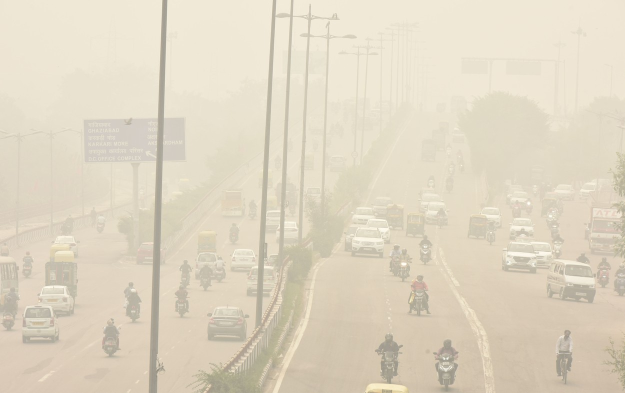
#> input picture Image Dehazing/Images/image14.jpg, 1250 x 786 px, found by its file name (shown at 1/2 size)
$ python dehazed_image.py   (older library calls are emulated)
#> lines starting #> are read from the running program, lines starting #| are printed output that depends on the picture
### Image Dehazing/Source Code/Resizing_image.py
import cv2

def Resizing_image(HazeImg):
    # Split the channels of the input image
    Channels = cv2.split(HazeImg)

    # Check if Channels is empty
    if not Channels:
        print("Error: Could not split channels of input image")
        return HazeImg

    # Resize the image
    rows, cols = Channels[0].shape
    HazeImg = cv2.resize(HazeImg, (int(0.7 * cols), int(0.7 * rows)))

    return HazeImg

### Image Dehazing/Source Code/Estemate_airlight.py
import cv2
import numpy as np

'''
   HazeImg: Hazy input image
   Transmission: estimated transmission
   A: estimated airlight
   delta: fineTuning parameter for dehazing --> default = 0.85
   return: result --> Dehazed image
  '''
def Estemate_airlight(HazeImg, AirlightMethod, windowSize):
    if HazeImg is None:
        print("Error: Could not read input image")
        return None

    if(AirlightMethod.lower() == 'sss'):
        A = []
        if(len(HazeImg.shape) == 3):
            for ch in range(len(HazeImg.shape)):
                kernel = np.ones((windowSize, windowSize), np.uint8)  # creates the array
                minImg = cv2.erode(HazeImg[:, :, ch], kernel)#########################
                A.append(int(minImg.max()))
        else:
            kernel = np.ones((windowSize, windowSize), np.uint8)
            minImg = cv2.erode(HazeImg, kernel)
            A.append(int(minImg.max()))
    return(A)

### Image Dehazing/Source Code/Boundary_Constraint.py
import cv2
import numpy as np
def Boundary_Constraint(HazeImg, A, C0, C1, windowSze):
    # imgGray = 0.2989 * R + 0.5870 * G + 0.1140 * B
    '''
       HazeImg: Hazy input image
       Transmission: estimated transmission
       A: estimated airlight
       delta: fineTuning parameter for dehazing --> default = 0.85
       return: result --> Dehazed image
      '''
    if(len(HazeImg.shape) == 3):

        t_b = np.maximum((A[0] - HazeImg[:, :, 0].astype(np.float)) / (A[0] - C0),(HazeImg[:, :, 0].astype(np.float) - A[0]) / (C1 - A[0]))
        t_g = np.maximum((A[1] - HazeImg[:, :, 1].astype(np.float)) / (A[1] - C0),(HazeImg[:, :, 1].astype(np.float) - A[1]) / (C1 - A[1]))
        t_r = np.maximum((A[2] - HazeImg[:, :, 2].astype(np.float)) / (A[2] - C0),(HazeImg[:, :, 2].astype(np.float) - A[2]) / (C1 - A[2]))

        MaxVal = np.maximum(t_b, t_g, t_r)
        transmission = np.minimum(MaxVal, 1)
    else:
        transmission = np.maximum((A[0] - HazeImg.astype(np.float)) / (A[0] - C0),(HazeImg.astype(np.float) - A[0]) / (C1 - A[0]))
        transmission = np.minimum(transmission, 1)

    kernel = np.ones((windowSze, windowSze), np.float)  #array creation
    transmission = cv2.morphologyEx(transmission, cv2.MORPH_CLOSE, kernel=kernel)
    return(transmission)

### Image Dehazing/Source Code/CalTransmission.py
import numpy as np
import cv2

def CalTransmission(HazeImg, Transmission, regularize_lambda, sigma):
    rows, cols = Transmission.shape
    KirschFilters = LoadFilterBank()
    '''
       HazeImg: Hazy input image
       Transmission: estimated transmission
       A: estimated airlight
       delta: fineTuning parameter for dehazing --> default = 0.85
       return: result --> Dehazed image
      '''
    # Normalize the filters
    for idx, currentFilter in enumerate(KirschFilters):
        KirschFilters[idx] = KirschFilters[idx] / np.linalg.norm(currentFilter)

    # Calculate Weighting function --> [rows, cols. numFilters] --> One Weighting function for every filter
    WFun = []
    for idx, currentFilter in enumerate(KirschFilters):
        WFun.append(CalculateWeightingFunction(HazeImg, currentFilter, sigma))

    # Precompute the constants that are later needed in the optimization step
    tF = np.fft.fft2(Transmission)
    DS = 0

    for i in range(len(KirschFilters)):
        D = psf2otf(KirschFilters[i], (rows, cols))
        DS = DS + (abs(D) ** 2)

    # Cyclic loop for refining t and u --> Section III in the paper
    beta = 1                    # Start Beta value --> selected from the paper
    beta_max = 2**8             # Selected from the paper --> Section III --> "Scene Transmission Estimation"
    beta_rate = 2*np.sqrt(2)    # Selected from the paper

    while(beta < beta_max):
        gamma = regularize_lambda / beta

        # Fixing t first and solving for u
        DU = 0
        for i in range(len(KirschFilters)):
            dt = circularConvFilt(Transmission, KirschFilters[i])
            u = np.maximum((abs(dt) - (WFun[i] / (len(KirschFilters)*beta))), 0) * np.sign(dt)
            DU = DU + np.fft.fft2(circularConvFilt(u, cv2.flip(KirschFilters[i], -1)))

        # Fixing u and solving t --> Equation 26 in the paper
        # Note: In equation 26, the Numerator is the "DU" calculated in the above part of the code
        # In the equation 26, the Denominator is the DS which was computed as a constant in the above code

        Transmission = np.abs(np.fft.ifft2((gamma * tF + DU) / (gamma + DS)))
        beta = beta * beta_rate
    return(Transmission)

def LoadFilterBank():
    KirschFilters = []
    KirschFilters.append(np.array([[-3, -3, -3],   [-3, 0, 5],   [-3, 5, 5]]))
    KirschFilters.append(np.array([[-3, -3, -3],   [-3, 0, -3],  [5, 5, 5]]))
    KirschFilters.append(np.array([[-3, -3, -3],   [5, 0, -3],   [5, 5, -3]]))
    KirschFilters.append(np.array([[5, -3, -3],    [5, 0, -3],   [5, -3, -3]]))
    KirschFilters.append(np.array([[5, 5, -3],     [5, 0, -3],   [-3, -3, -3]]))
    KirschFilters.append(np.array([[5, 5, 5],      [-3, 0, -3],  [-3, -3, -3]]))
    KirschFilters.append(np.array([[-3, 5, 5],     [-3, 0, 5],   [-3, -3, -3]]))
    KirschFilters.append(np.array([[-3, -3, 5],    [-3, 0, 5],   [-3, -3, 5]]))
    KirschFilters.append(np.array([[-1, -1, -1],   [-1, 8, -1],  [-1, -1, -1]]))
    return(KirschFilters)

def CalculateWeightingFunction(HazeImg, Filter, sigma):

    # Computing the weight function... Eq (17) in the paper

    HazeImageDouble = HazeImg.astype(float) / 255.0
    if(len(HazeImg.shape) == 3):
        Red = HazeImageDouble[:, :, 2]
        d_r = circularConvFilt(Red, Filter)

        Green = HazeImageDouble[:, :, 1]
        d_g = circularConvFilt(Green, Filter)

        Blue = HazeImageDouble[:, :, 0]
        d_b = circularConvFilt(Blue, Filter)

        WFun = np.exp(-((d_r**2) + (d_g**2) + (d_b**2)) / (2 * sigma * sigma))
    else:
        d = circularConvFilt(HazeImageDouble, Filter)
        WFun = np.exp(-((d ** 2) + (d ** 2) + (d ** 2)) / (2 * sigma * sigma))
    return(WFun)

def circularConvFilt(Img, Filter):
    FilterHeight, FilterWidth = Filter.shape
    assert (FilterHeight == FilterWidth), 'Filter must be square in shape --> Height must be same as width'
    assert (FilterHeight % 2 == 1), 'Filter dimension must be a odd number.'

    filterHalsSize = int((FilterHeight - 1)/2)
    rows, cols = Img.shape
    PaddedImg = cv2.copyMakeBorder(Img, filterHalsSize, filterHalsSize, filterHalsSize, filterHalsSize, borderType=cv2.BORDER_WRAP)
    FilteredImg = cv2.filter2D(PaddedImg, -1, Filter)
    Result = FilteredImg[filterHalsSize:rows+filterHalsSize, filterHalsSize:cols+filterHalsSize]

    return(Result)

##################
def psf2otf(psf, shape):
    """
    Convert point-spread function to optical transfer function.
    Compute the Fast Fourier Transform (FFT) of the point-spread
    function (PSF) array and creates the optical transfer function (OTF)
    array that is not influenced by the PSF off-centering.
    By default, the OTF array is the same size as the PSF array.
    To ensure that the OTF is not altered due to PSF off-centering, PSF2OTF
    post-pads the PSF array (down or to the right) with zeros to match
    dimensions specified in OUTSIZE, then circularly shifts the values of
    the PSF array up (or to the left) until the central pixel reaches (1,1)
    position.
    Parameters
    ----------
    psf : `numpy.ndarray`
        PSF array
    shape : int
        Output shape of the OTF array
    Returns
    -------
    otf : `numpy.ndarray`
        OTF array
    Notes
    -----
    Adapted from MATLAB psf2otf function
    """
    if np.all(psf == 0):
        return np.zeros_like(psf)

    inshape = psf.shape
    # Pad the PSF to outsize
    psf = zero_pad(psf, shape, position='corner')

    # Circularly shift OTF so that the 'center' of the PSF is
    # [0,0] element of the array
    for axis, axis_size in enumerate(inshape):
        psf = np.roll(psf, -int(axis_size / 2), axis=axis)

    # Compute the OTF
    otf = np.fft.fft2(psf)

    # Estimate the rough number of operations involved in the FFT
    # and discard the PSF imaginary part if within roundoff error
    # roundoff error  = machine epsilon = sys.float_info.epsilon
    # or np.finfo().eps
    n_ops = np.sum(psf.size * np.log2(psf.shape))
    otf = np.real_if_close(otf, tol=n_ops)

    return otf

def zero_pad(image, shape, position='corner'):
    """
    Extends image to a certain size with zeros
    Parameters
    ----------
    image: real 2d `numpy.ndarray`
        Input image
    shape: tuple of int
        Desired output shape of the image
    position : str, optional
        The position of the input image in the output one:
            * 'corner'
                top-left corner (default)
            * 'center'
                centered
    Returns
    -------
    padded_img: real `numpy.ndarray`
        The zero-padded image
    """
    shape = np.asarray(shape, dtype=int)
    imshape = np.asarray(image.shape, dtype=int)

    if np.alltrue(imshape == shape):
        return image

    if np.any(shape <= 0):
        raise ValueError("ZERO_PAD: null or negative shape given")

    dshape = shape - imshape
    if np.any(dshape < 0):
        raise ValueError("ZERO_PAD: target size smaller than source one")

    pad_img = np.zeros(shape, dtype=image.dtype)

    idx, idy = np.indices(imshape)

    if position == 'center':
        if np.any(dshape % 2 != 0):
            raise ValueError("ZERO_PAD: source and target shapes "
                             "have different parity.")
        offx, offy = dshape // 2
    else:
        offx, offy = (0, 0)

    pad_img[idx + offx, idy + offy] = image

    return pad_img

### Image Dehazing/Source Code/Remove_haze_from_image.py
import cv2
import numpy as np
import copy

def Remove_haze_from_image(HazeImg, Transmission, A, delta):##########################333
    '''
     HazeImg: Hazy input image
     Transmission: estimated transmission
     A: estimated airlight
     delta: fineTuning parameter for dehazing --> default = 0.85
     return: result --> Dehazed image
    '''
    epsilon = 0.0001
    Transmission = pow(np.maximum(abs(Transmission), epsilon), delta)
    HazeCorrectedImage = copy.copy(HazeImg)
    if(len(HazeImg.shape) == 3):
        for ch in range(len(HazeImg.shape)):
            temp = ((HazeImg[:, :, ch].astype(float) - A[ch]) / Transmission) + A[ch]
            temp = np.maximum(np.minimum(temp, 255), 0)
            HazeCorrectedImage[:, :, ch] = temp
    else:
        temp = ((HazeImg.astype(float) - A[0]) / Transmission) + A[0]
        temp = np.maximum(np.minimum(temp, 255), 0)
        HazeCorrectedImage = temp
    return(HazeCorrectedImage)

### Image Dehazing/Source Code/dehazed_image.py
import cv2
import numpy as np

from Estemate_airlight import Estemate_airlight
from Boundary_Constraint import Boundary_Constraint
from CalTransmission import CalTransmission
from Remove_haze_from_image import Remove_haze_from_image
from Resizing_image import Resizing_image

if __name__ == '__main__':
    HazeImg = cv2.imread('Images/image14.jpg')
#> HazeImg is the input picture: shape (786, 1250, 3); mean B, G, R 194.4, 213.8, 223.3

    # To Resize image the image, call the Resizing_image function
    HazeImg=Resizing_image(HazeImg)

    # Estimate Airlight
    windowSze = 10
    AirlightMethod = 'sss'
    A = Estemate_airlight(HazeImg, AirlightMethod, windowSze)
#> after the loop in Estemate_airlight, `for ch in range(len(HazeImg.shape)):`: A = [217, 235, 242]
#> A = [217, 235, 242]

    # Calculate Boundary Constraints
    windowSze = 3
    C0 = 20         # Default value = 20
    C1 = 300        # Default value = 300
    Transmission = Boundary_Constraint(HazeImg, A, C0, C1, windowSze)

    # Refine estimate of transmission
    regularize_lambda = 0.05 # Default value = 1 --> Regularization parameter, the more this  value, the closer to the original patch wise transmission
    sigma = 0.8
    Transmission = CalTransmission(HazeImg, Transmission, regularize_lambda, sigma)     # Using contextual information
#> the loop in CalTransmission, `for idx, currentFilter in enumerate(KirschFilters):` made 9 passes
#> pass 1, in CalculateWeightingFunction, `Red = HazeImageDouble[:, :, 2]`:
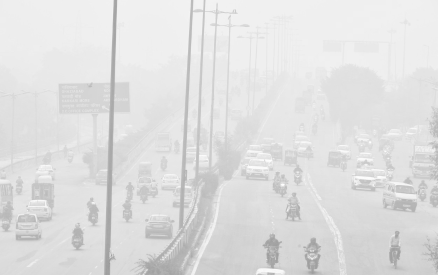
#> Red: shape (550, 875) float64 (shown at 1/2 size); min 0.561, max 1, mean 0.875
#> after the loop in CalTransmission, `for idx, currentFilter in enumerate(KirschFilters):`: WFun = 9 items
#> after the loop in CalTransmission, `for i in range(len(KirschFilters)):`:
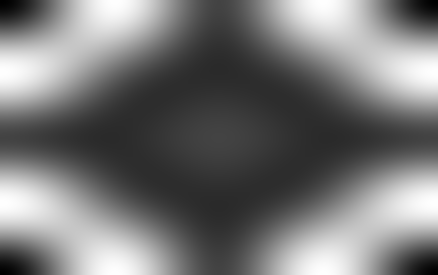
#> DS: shape (550, 875) float64 (shown at 1/2 size); min 1.91e-31, max 19.53, mean 9; drawn with min black and max white
#> the loop in CalTransmission, `while(beta < beta_max):` made 6 passes
#> pass 1, in circularConvFilt (call 29), `PaddedImg = cv2.copyMakeBorder(Img, filterHalsSize, filterHalsSize, fi..`:
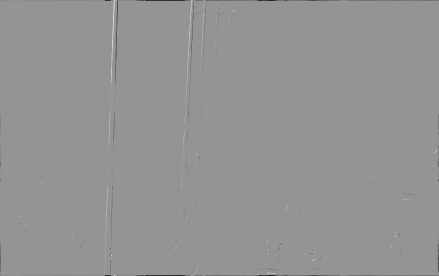
#> PaddedImg: shape (552, 877) float64 (shown at 1/2 size); min -0.255, max 0.183, mean -0.000495; drawn with min black and max white
#> after the loop in CalTransmission, `while(beta < beta_max):`:
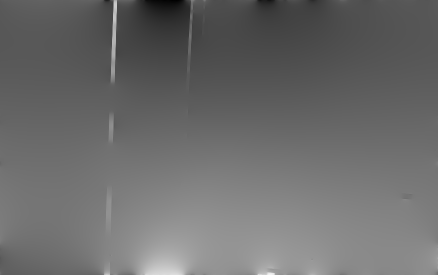
#> Transmission: shape (550, 875) float64 (shown at 1/2 size); min 0.0163, max 0.264, mean 0.12; drawn with min black and max white
#> after the loop in CalTransmission, `while(beta < beta_max):`:
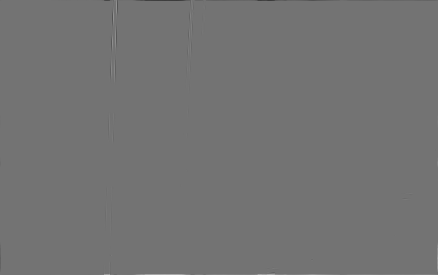
#> dt: shape (550, 875) float64 (shown at 1/2 size); min -0.0806, max 0.0977, mean 1.48e-20; drawn with min black and max white
#> after the loop in CalTransmission, `while(beta < beta_max):`: beta = 512

    # Perform DeHazing
    HazeCorrectedImg = Remove_haze_from_image(HazeImg, Transmission, A, 0.99)
#> the loop in Remove_haze_from_image, `for ch in range(len(HazeImg.shape)):` made 3 passes
#> pass 1, in Remove_haze_from_image, `temp = np.maximum(np.minimum(temp, 255), 0)`:
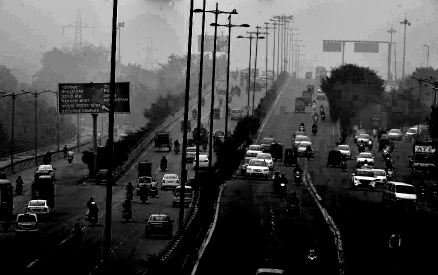
#> temp: shape (550, 875) float64 (shown at 1/2 size); min 0, max 255, mean 71
#> after the loop in Remove_haze_from_image, `for ch in range(len(HazeImg.shape)):`:
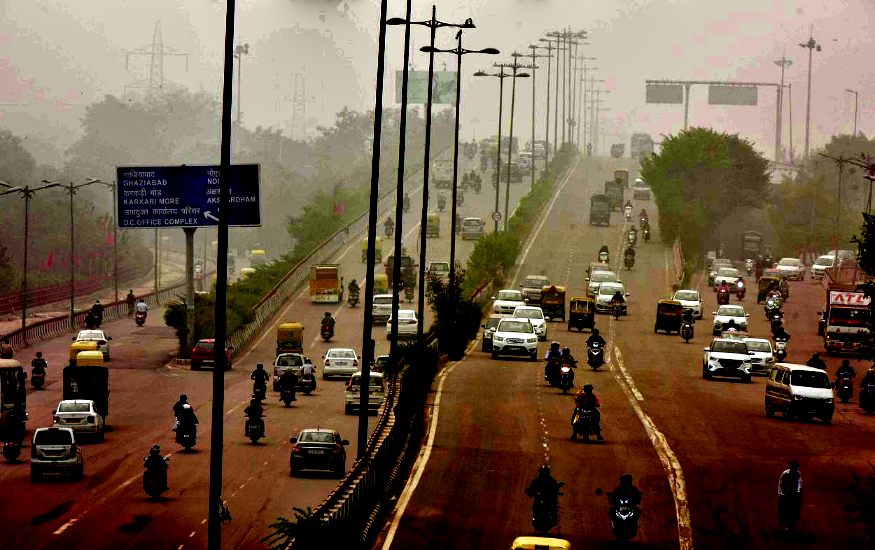
#> HazeCorrectedImage: shape (550, 875, 3); mean B, G, R 70.7, 91, 112.1

    cv2.imshow('Original', HazeImg)
    cv2.imshow('Result', HazeCorrectedImg)
    cv2.waitKey(0)
    print(HazeImg.shape)
#| (550, 875, 3)
    # print(A)
    cv2.imwrite('output_Images/The_dehazed.jpg', HazeCorrectedImg)

$ run again, with Image Dehazing/Images/image1.jpg copied over Image Dehazing/Images/image14.jpg
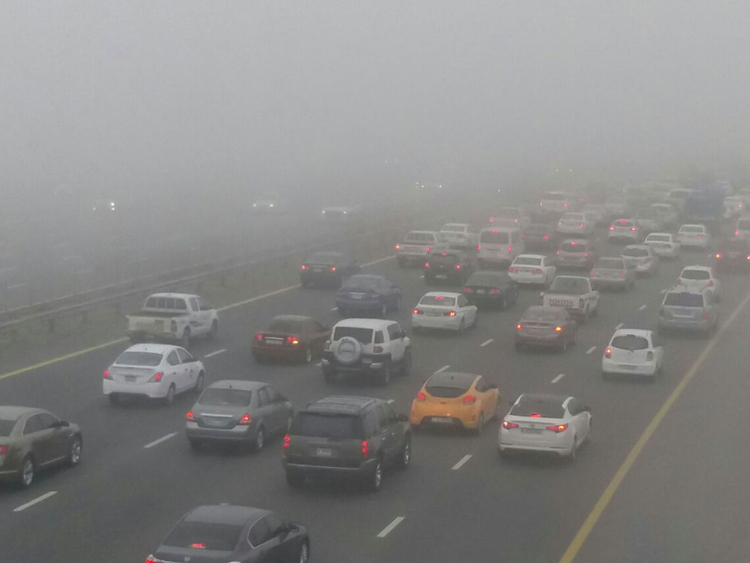
#> input picture Image Dehazing/Images/image1.jpg, 750 x 563 px, found by its file name
#> HazeImg is the input picture: shape (563, 750, 3); mean B, G, R 134.9, 135.9, 136.4
#> HazeImg: shape (394, 525, 3)
#> after the loop in Estemate_airlight, `for ch in range(len(HazeImg.shape)):`: A = [193, 189, 188]
#> after the loop in CalTransmission, `for idx, currentFilter in enumerate(KirschFilters):`: WFun = 9 items
#> after the loop in CalTransmission, `while(beta < beta_max):`:
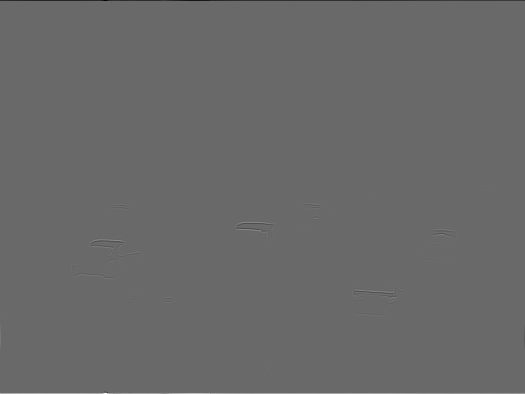
#> dt: shape (394, 525) float64; min -0.265, max 0.373, mean 6.87e-20; drawn with min black and max white
#> after the loop in CalTransmission, `while(beta < beta_max):`: beta = 512
#> after the loop in Remove_haze_from_image, `for ch in range(len(HazeImg.shape)):`:
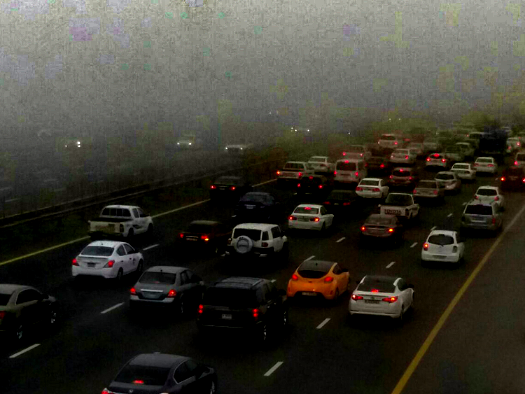
#> HazeCorrectedImage: shape (394, 525, 3); mean B, G, R 49.8, 58.6, 60.9
#| (394, 525, 3)

$ run again, with Image Dehazing/Images/image10.jpg copied over Image Dehazing/Images/image14.jpg
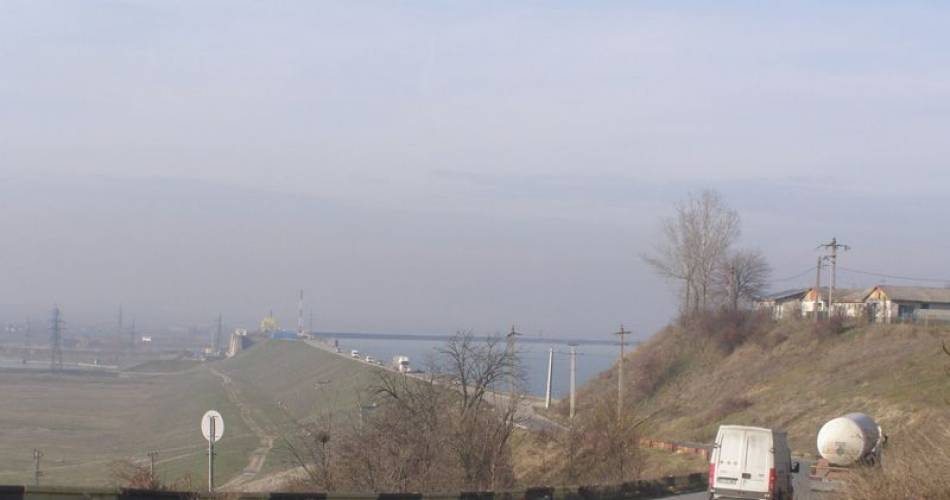
#> input picture Image Dehazing/Images/image10.jpg, 950 x 500 px, found by its file name
#> HazeImg is the input picture: shape (500, 950, 3); mean B, G, R 172.1, 165.3, 167.4
#> HazeImg: shape (350, 665, 3)
#> after the loop in Estemate_airlight, `for ch in range(len(HazeImg.shape)):`: A = [229, 229, 234]
#> after the loop in CalTransmission, `for idx, currentFilter in enumerate(KirschFilters):`: WFun = 9 items
#> after the loop in CalTransmission, `while(beta < beta_max):`:
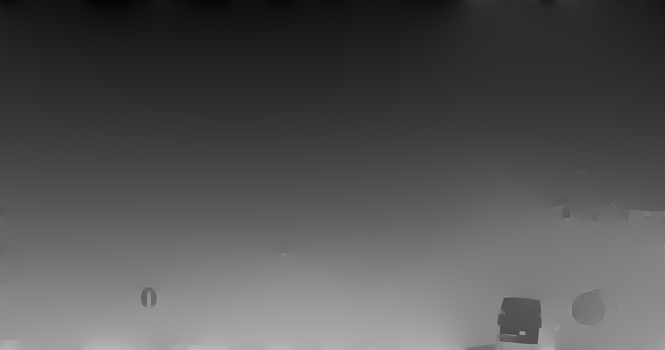
#> Transmission: shape (350, 665) float64; min 0.0154, max 0.726, mean 0.328
#> after the loop in CalTransmission, `while(beta < beta_max):`: beta = 512
#> after the loop in Remove_haze_from_image, `for ch in range(len(HazeImg.shape)):`:
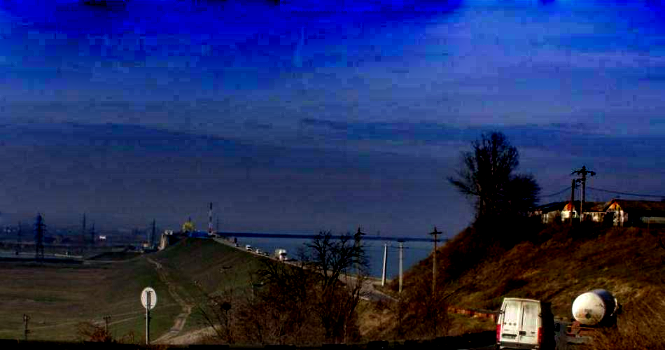
#> HazeCorrectedImage: shape (350, 665, 3); mean B, G, R 96.6, 45.6, 34.6
#| (350, 665, 3)
